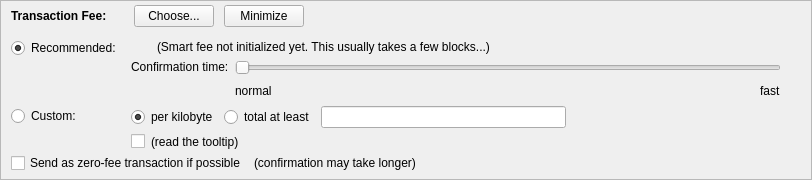
    <widget class="QFrame" name="frameFee">
     <property name="sizePolicy">
      <sizepolicy hsizetype="Expanding" vsizetype="Expanding">
       <horstretch>0</horstretch>
       <verstretch>0</verstretch>
      </sizepolicy>
     </property>
     <property name="maximumSize">
      <size>
       <width>16777215</width>
       <height>16777215</height>
      </size>
     </property>
     <property name="frameShape">
      <enum>QFrame::StyledPanel</enum>
     </property>
     <property name="frameShadow">
      <enum>QFrame::Sunken</enum>
     </property>
     <layout class="QVBoxLayout" name="verticalLayoutFee1">
      <property name="spacing">
       <number>0</number>
      </property>
      <property name="leftMargin">
       <number>0</number>
      </property>
      <property name="topMargin">
       <number>0</number>
      </property>
      <property name="rightMargin">
       <number>0</number>
      </property>
      <property name="bottomMargin">
       <number>0</number>
      </property>
      <item>
       <layout class="QVBoxLayout" name="verticalLayoutFee2" stretch="0,0,0">
        <property name="spacing">
         <number>0</number>
        </property>
        <property name="leftMargin">
         <number>10</number>
        </property>
        <property name="topMargin">
         <number>0</number>
        </property>
        <item>
         <layout class="QHBoxLayout" name="horizontalLayoutFee1">
          <property name="bottomMargin">
           <number>0</number>
          </property>
          <item>
           <layout class="QVBoxLayout" name="verticalLayoutFee7">
            <property name="spacing">
             <number>0</number>
            </property>
            <item>
             <spacer name="verticalSpacerSmartFee">
              <property name="orientation">
               <enum>Qt::Vertical</enum>
              </property>
              <property name="sizeType">
               <enum>QSizePolicy::Fixed</enum>
              </property>
              <property name="sizeHint" stdset="0">
               <size>
                <width>1</width>
                <height>4</height>
               </size>
              </property>
             </spacer>
            </item>
            <item>
             <layout class="QHBoxLayout" name="horizontalLayoutSmartFee">
              <property name="spacing">
               <number>10</number>
              </property>
              <item>
               <widget class="QLabel" name="labelFeeHeadline">
                <property name="sizePolicy">
                 <sizepolicy hsizetype="Preferred" vsizetype="Maximum">
                  <horstretch>0</horstretch>
                  <verstretch>0</verstretch>
                 </sizepolicy>
                </property>
                <property name="font">
                 <font>
                  <weight>75</weight>
                  <bold>true</bold>
                 </font>
                </property>
                <property name="styleSheet">
                 <string notr="true">font-weight:bold;</string>
                </property>
                <property name="text">
                 <string>Transaction Fee:</string>
                </property>
               </widget>
              </item>
              <item>
               <widget class="QLabel" name="labelFeeMinimized">
                <property name="text">
                 <string/>
                </property>
               </widget>
              </item>
              <item>
               <widget class="QPushButton" name="buttonChooseFee">
                <property name="text">
                 <string>Choose...</string>
                </property>
               </widget>
              </item>
              <item>
               <widget class="QPushButton" name="buttonMinimizeFee">
                <property name="toolTip">
                 <string>collapse fee-settings</string>
                </property>
                <property name="text">
                 <string>Minimize</string>
                </property>
               </widget>
              </item>
             </layout>
            </item>
            <item>
             <spacer name="verticalSpacer_5">
              <property name="orientation">
               <enum>Qt::Vertical</enum>
              </property>
              <property name="sizeHint" stdset="0">
               <size>
                <width>1</width>
                <height>1</height>
               </size>
              </property>
             </spacer>
            </item>
           </layout>
          </item>
          <item>
           <spacer name="horizontalSpacer_4">
            <property name="orientation">
             <enum>Qt::Horizontal</enum>
            </property>
            <property name="sizeHint" stdset="0">
             <size>
              <width>40</width>
              <height>20</height>
             </size>
            </property>
           </spacer>
          </item>
         </layout>
        </item>
        <item>
         <widget class="QFrame" name="frameFeeSelection">
          <layout class="QVBoxLayout" name="verticalLayoutFee12">
           <property name="spacing">
            <number>0</number>
           </property>
           <property name="leftMargin">
            <number>0</number>
           </property>
           <property name="topMargin">
            <number>0</number>
           </property>
           <property name="rightMargin">
            <number>0</number>
           </property>
           <property name="bottomMargin">
            <number>0</number>
           </property>
           <item>
            <layout class="QGridLayout" name="gridLayoutFee">
             <property name="topMargin">
              <number>10</number>
             </property>
             <property name="bottomMargin">
              <number>4</number>
             </property>
             <property name="horizontalSpacing">
              <number>10</number>
             </property>
             <property name="verticalSpacing">
              <number>4</number>
             </property>
             <item row="1" column="1">
              <layout class="QVBoxLayout" name="verticalLayoutFee8">
               <property name="spacing">
                <number>6</number>
               </property>
               <item>
                <layout class="QHBoxLayout" name="horizontalLayoutFee13">
                 <item>
                  <widget class="QRadioButton" name="radioCustomPerKilobyte">
                   <property name="toolTip">
                    <string>If the custom fee is set to 1000 satoshis and the transaction is only 250 bytes, then &quot;per kilobyte&quot; only pays 250 satoshis in fee, while &quot;at least&quot; pays 1000 satoshis. For transactions bigger than a kilobyte both pay by kilobyte.</string>
                   </property>
                   <property name="text">
                    <string>per kilobyte</string>
                   </property>
                   <property name="checked">
                    <bool>true</bool>
                   </property>
                   <attribute name="buttonGroup">
                    <string notr="true">groupCustomFee</string>
                   </attribute>
                  </widget>
                 </item>
                 <item>
                  <widget class="QRadioButton" name="radioCustomAtLeast">
                   <property name="toolTip">
                    <string>If the custom fee is set to 1000 satoshis and the transaction is only 250 bytes, then &quot;per kilobyte&quot; only pays 250 satoshis in fee, while &quot;total at least&quot; pays 1000 satoshis. For transactions bigger than a kilobyte both pay by kilobyte.</string>
                   </property>
                   <property name="text">
                    <string>total at least</string>
                   </property>
                   <attribute name="buttonGroup">
                    <string notr="true">groupCustomFee</string>
                   </attribute>
                  </widget>
                 </item>
                 <item>
                  <widget class="BitcoinAmountField" name="customFee"/>
                 </item>
                 <item>
                  <spacer name="horizontalSpacer_6">
                   <property name="orientation">
                    <enum>Qt::Horizontal</enum>
                   </property>
                   <property name="sizeHint" stdset="0">
                    <size>
                     <width>1</width>
                     <height>1</height>
                    </size>
                   </property>
                  </spacer>
                 </item>
                </layout>
               </item>
               <item>
                <layout class="QHBoxLayout" name="horizontalLayoutFee8">
                 <item>
                  <widget class="QCheckBox" name="checkBoxMinimumFee">
                   <property name="toolTip">
                    <string>Paying only the minimum fee is just fine as long as there is less transaction volume than space in the blocks. But be aware that this can end up in a never confirming transaction once there is more demand for yaycoin transactions than the network can process.</string>
                   </property>
                   <property name="text">
                    <string/>
                   </property>
                  </widget>
                 </item>
                 <item>
                  <widget class="QLabel" name="labelMinFeeWarning">
                   <property name="enabled">
                    <bool>true</bool>
                   </property>
                   <property name="toolTip">
                    <string>Paying only the minimum fee is just fine as long as there is less transaction volume than space in the blocks. But be aware that this can end up in a never confirming transaction once there is more demand for yaycoin transactions than the network can process.</string>
                   </property>
                   <property name="text">
                    <string>(read the tooltip)</string>
                   </property>
                   <property name="margin">
                    <number>5</number>
                   </property>
                  </widget>
                 </item>
                 <item>
                  <spacer name="horizontalSpacer_2">
                   <property name="orientation">
                    <enum>Qt::Horizontal</enum>
                   </property>
                   <property name="sizeHint" stdset="0">
                    <size>
                     <width>1</width>
                     <height>1</height>
                    </size>
                   </property>
                  </spacer>
                 </item>
                </layout>
               </item>
              </layout>
             </item>
             <item row="0" column="0">
              <layout class="QVBoxLayout" name="verticalLayoutFee4" stretch="0,1">
               <item>
                <widget class="QRadioButton" name="radioSmartFee">
                 <property name="text">
                  <string>Recommended:</string>
                 </property>
                 <property name="checked">
                  <bool>true</bool>
                 </property>
                 <attribute name="buttonGroup">
                  <string notr="true">groupFee</string>
                 </attribute>
                </widget>
               </item>
               <item>
                <spacer name="verticalSpacer_2">
                 <property name="orientation">
                  <enum>Qt::Vertical</enum>
                 </property>
                 <property name="sizeHint" stdset="0">
                  <size>
                   <width>1</width>
                   <height>1</height>
                  </size>
                 </property>
                </spacer>
               </item>
              </layout>
             </item>
             <item row="1" column="0">
              <layout class="QVBoxLayout" name="verticalLayoutFee9" stretch="0,1">
               <item>
                <widget class="QRadioButton" name="radioCustomFee">
                 <property name="text">
                  <string>Custom:</string>
                 </property>
                 <attribute name="buttonGroup">
                  <string notr="true">groupFee</string>
                 </attribute>
                </widget>
               </item>
               <item>
                <spacer name="verticalSpacer_6">
                 <property name="orientation">
                  <enum>Qt::Vertical</enum>
                 </property>
                 <property name="sizeHint" stdset="0">
                  <size>
                   <width>1</width>
                   <height>1</height>
                  </size>
                 </property>
                </spacer>
               </item>
              </layout>
             </item>
             <item row="0" column="1">
              <layout class="QVBoxLayout" name="verticalLayoutFee3" stretch="0,0,1">
               <property name="spacing">
                <number>6</number>
               </property>
               <property name="topMargin">
                <number>2</number>
               </property>
               <item>
                <layout class="QHBoxLayout" name="horizontalLayoutFee12">
                 <item>
                  <widget class="QLabel" name="labelSmartFee">
                   <property name="text">
                    <string/>
                   </property>
                   <property name="margin">
                    <number>2</number>
                   </property>
                  </widget>
                 </item>
                 <item>
                  <widget class="QLabel" name="labelFeeEstimation">
                   <property name="text">
                    <string/>
                   </property>
                  </widget>
                 </item>
                 <item>
                  <widget class="QLabel" name="labelSmartFee2">
                   <property name="text">
                    <string>(Smart fee not initialized yet. This usually takes a few blocks...)</string>
                   </property>
                   <property name="margin">
                    <number>2</number>
                   </property>
                  </widget>
                 </item>
                 <item>
                  <spacer name="horizontalSpacer_5">
                   <property name="orientation">
                    <enum>Qt::Horizontal</enum>
                   </property>
                   <property name="sizeHint" stdset="0">
                    <size>
                     <width>1</width>
                     <height>1</height>
                    </size>
                   </property>
                  </spacer>
                 </item>
                </layout>
               </item>
               <item>
                <layout class="QHBoxLayout" name="horizontalLayoutFee9">
                 <item>
                  <layout class="QVBoxLayout" name="verticalLayoutFee6">
                   <item>
                    <widget class="QLabel" name="labelSmartFee3">
                     <property name="text">
                      <string>Confirmation time:</string>
                     </property>
                     <property name="margin">
                      <number>2</number>
                     </property>
                    </widget>
                   </item>
                   <item>
                    <spacer name="verticalSpacer_3">
                     <property name="orientation">
                      <enum>Qt::Vertical</enum>
                     </property>
                     <property name="sizeHint" stdset="0">
                      <size>
                       <width>1</width>
                       <height>1</height>
                      </size>
                     </property>
                    </spacer>
                   </item>
                  </layout>
                 </item>
                 <item>
                  <layout class="QVBoxLayout" name="verticalLayoutFee5">
                   <property name="rightMargin">
                    <number>30</number>
                   </property>
                   <item>
                    <widget class="QSlider" name="sliderSmartFee">
                     <property name="minimum">
                      <number>0</number>
                     </property>
                     <property name="maximum">
                      <number>24</number>
                     </property>
                     <property name="pageStep">
                      <number>1</number>
                     </property>
                     <property name="value">
                      <number>0</number>
                     </property>
                     <property name="orientation">
                      <enum>Qt::Horizontal</enum>
                     </property>
                     <property name="invertedAppearance">
                      <bool>false</bool>
                     </property>
                     <property name="invertedControls">
                      <bool>false</bool>
                     </property>
                     <property name="tickPosition">
                      <enum>QSlider::NoTicks</enum>
                     </property>
                    </widget>
                   </item>
                   <item>
                    <layout class="QHBoxLayout" name="horizontalLayoutFee10">
                     <item>
                      <widget class="QLabel" name="labelSmartFeeNormal">
                       <property name="text">
                        <string>normal</string>
                       </property>
                      </widget>
                     </item>
                     <item>
                      <spacer name="horizontalSpacer_3">
                       <property name="orientation">
                        <enum>Qt::Horizontal</enum>
                       </property>
                       <property name="sizeHint" stdset="0">
                        <size>
                         <width>40</width>
                         <height>20</height>
                        </size>
                       </property>
                      </spacer>
                     </item>
                     <item>
                      <widget class="QLabel" name="labelSmartFeeFast">
                       <property name="text">
                        <string>fast</string>
                       </property>
                      </widget>
                     </item>
                    </layout>
                   </item>
                  </layout>
                 </item>
                </layout>
               </item>
               <item>
                <spacer name="verticalSpacer_4">
                 <property name="orientation">
                  <enum>Qt::Vertical</enum>
                 </property>
                 <property name="sizeHint" stdset="0">
                  <size>
                   <width>1</width>
                   <height>1</height>
                  </size>
                 </property>
                </spacer>
               </item>
              </layout>
             </item>
            </layout>
           </item>
           <item>
            <layout class="QHBoxLayout" name="horizontalLayoutFee5" stretch="0,0,0">
             <property name="spacing">
              <number>8</number>
             </property>
             <property name="bottomMargin">
              <number>4</number>
             </property>
             <item>
              <widget class="QCheckBox" name="checkBoxFreeTx">
               <property name="text">
                <string>Send as zero-fee transaction if possible</string>
               </property>
              </widget>
             </item>
             <item>
              <widget class="QLabel" name="labelFreeTx">
               <property name="text">
                <string>(confirmation may take longer)</string>
               </property>
               <property name="margin">
                <number>5</number>
               </property>
              </widget>
             </item>
             <item>
              <spacer name="horizontalSpacerFee5">
               <property name="orientation">
                <enum>Qt::Horizontal</enum>
               </property>
               <property name="sizeHint" stdset="0">
                <size>
                 <width>1</width>
                 <height>1</height>
                </size>
               </property>
              </spacer>
             </item>
            </layout>
           </item>
           <item>
            <spacer name="verticalSpacerFee2">
             <property name="orientation">
              <enum>Qt::Vertical</enum>
             </property>
             <property name="sizeHint" stdset="0">
              <size>
               <width>1</width>
               <height>1</height>
              </size>
             </property>
            </spacer>
           </item>
          </layout>
         </widget>
        </item>
        <item>
         <spacer name="verticalSpacerFee">
          <property name="orientation">
           <enum>Qt::Vertical</enum>
          </property>
          <property name="sizeHint" stdset="0">
           <size>
            <width>800</width>
            <height>1</height>
           </size>
          </property>
         </spacer>
        </item>
       </layout>
      </item>
     </layout>
    </widget>
